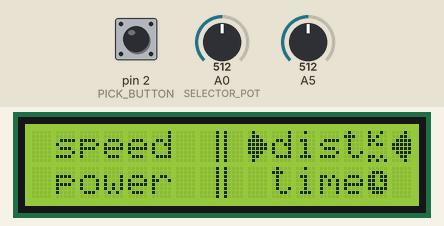
This sketch was run on a simulated Arduino Uno, built with avr-gcc and run on an emulated ATmega328P. Shown: 16×2 character LCD. The test bench sets the inputs (shaded band); at power-on: A0 (SELECTOR_POT) = 512, pin 2 (PICK_BUTTON) HIGH, A5 = 512.

Above: at 1.2 s.
1.3 s: A0 (SELECTOR_POT) set to 499
At 2.4 s:
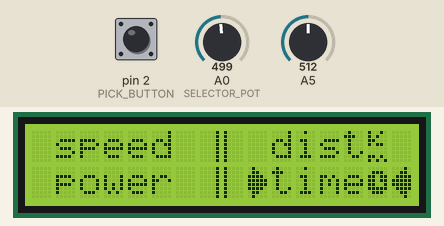
2.8 s: pin 2 (PICK_BUTTON) pulled LOW for 0.15 s
At 4.0 s:
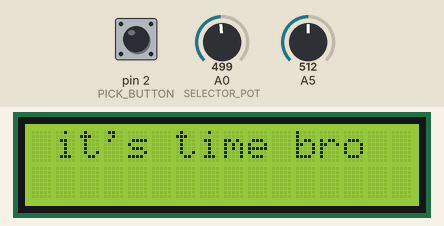
4.4 s: A0 (SELECTOR_POT) set to 122
At 4.8 s:
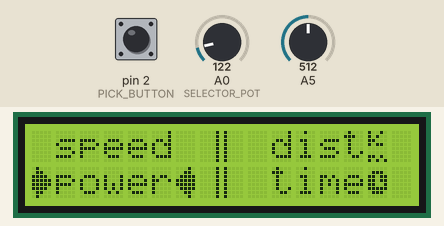
5.9 s: pin 2 (PICK_BUTTON) pulled LOW for 1 s
At 6.2 s:
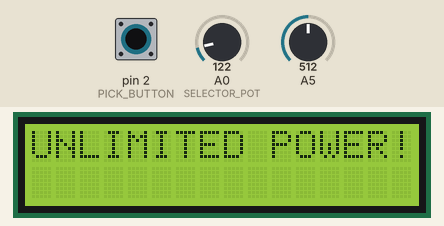
8.4 s: A0 (SELECTOR_POT) set to 900
At 9.1 s:
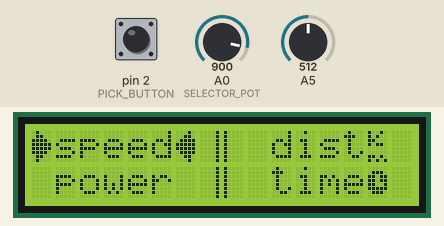
9.9 s: pin 2 (PICK_BUTTON) pulled LOW for 0.15 s
At 10.4 s:
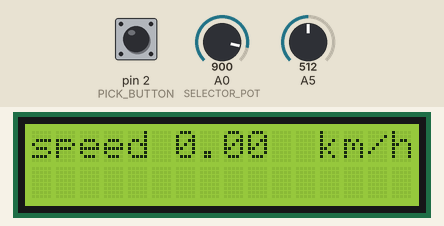
Timing chart, 0 to 12.5 s (numbered marks = the images above; inputs shaded):
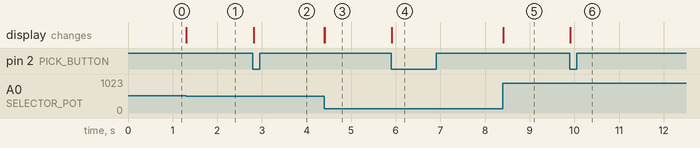

The sketch:

bike-calc.ino
```cpp
#include <LiquidCrystal.h>
#include "printing.h"
#include "print_stats.h"

#define PICK_BUTTON 2
#define SELECTOR_TRESHOLD 10
#define SELECTOR_POT A0

static const int rs = 7, en = 8, d4 = 9, d5 = 10, d6 = 11, d7 = 12;
extern LiquidCrystal e_lcd(rs, en, d4, d5, d6, d7);

const int g_nMaxAnalogVal = 1023;

int current_selection, previous_selection;
//distance
double g_fTripDistance;
double g_fTotalDistance;
double g_fAverageTripDistance;

//velocity
double g_fVelocity;
double g_fCurrentAverageVelocity;
double g_fAverageTripVelocity;

//time
double g_fTimeElapsed;
double g_fTotalTime;
double g_fAverageTripTime;

//power
double g_fPower;
double g_fTotalPower;
double g_fAverageTripPower;

void setup()
{
  Serial.begin(9600);
  pinMode(PICK_BUTTON, INPUT_PULLUP);

  //builds custom characters to be displayed
  const byte inner_pipe_right[8]  = { 0b00001, 0b00001, 0b00001, 0b00001, 0b00001, 0b00001, 0b00001, 0b00001 };
  const byte inner_pipe_left[8]   = { 0b10000, 0b10000, 0b10000, 0b10000, 0b10000, 0b10000, 0b10000, 0b10000 };
  const byte left_arrow[8]        = { 0b00010, 0b00110, 0b01111, 0b11111, 0b11111, 0b01111, 0b00110, 0b00010 };
  const byte right_arrow[8]       = { 0b01000, 0b01100, 0b11110, 0b11111, 0b11111, 0b11110, 0b01100, 0b01000 };
  const byte kms[8]               = { 0b10010, 0b10100, 0b11000, 0b10110, 0b00000, 0b00000, 0b11010, 0b10101 };
  const byte clock[8]             = { 0b00000, 0b01110, 0b11011, 0b11011, 0b11001, 0b11111, 0b01110, 0b00000 };

  e_lcd.createChar(0, inner_pipe_left);
  e_lcd.createChar(1, inner_pipe_right);
  e_lcd.createChar(2, left_arrow);
  e_lcd.createChar(3, right_arrow);
  e_lcd.createChar(4, kms);
  e_lcd.createChar(5, clock);

  e_lcd.begin(16, 2);

  //initialisations:
  g_fTripDistance = 0;
  g_fTotalDistance = 0;
  g_fAverageTripDistance = 0;
}

//timer
//math
//stop time, do math
//start timer
#define WHEEL_PERIMETER 1//76.2 //wheel size
#define DESIRED_MAGNET_DETECTIONS 4

void do_the_math();
void speed_menu();
void dist_menu();
void time_menu();
void power_menu();
void print_the_menu();

void loop()
{
  current_selection = analogRead(SELECTOR_POT);
  print_the_menu();
  previous_selection = current_selection;
}

int g_nMagnetDetections = 0;
unsigned long g_unStartTimer, g_unLapTimer;
bool g_bMagnetSensorTrigger = false;

void debugPrintVar(int p_nVar){
  e_lcd.clear();
  e_lcd.print(p_nVar);
  delay(1000);
}

//returns true if any actual math has been done
void do_the_math()
{
  int nSensorRead = analogRead(A5);

  if(g_nMagnetDetections == 0){
    g_unStartTimer = micros();
  }

  if(nSensorRead <= 520){
    g_bMagnetSensorTrigger = false;
  }

  if(nSensorRead > 520 && !g_bMagnetSensorTrigger){
    g_nMagnetDetections ++;
    g_fTripDistance += WHEEL_PERIMETER;
    g_bMagnetSensorTrigger = true;
  }

  //after a number of full wheel rotations counted by nMagnetDetections, the speed is calculated
  if(g_nMagnetDetections == DESIRED_MAGNET_DETECTIONS){
    g_unLapTimer = micros();

    g_fVelocity = (DESIRED_MAGNET_DETECTIONS * WHEEL_PERIMETER)/(g_unLapTimer - g_unStartTimer);

    g_nMagnetDetections = 0;
  }
}

void print_sub_menu(void (*print_main_value)(double), void (*print_stats)(double, double),
              double &main_value, double &first_stat, double &second_stat )
{
  clear_screen();

  int times_pressed = 0;
  int current_btn_read = digitalRead(PICK_BUTTON);
  int previous_btn_read = current_btn_read;

  while(   previous_selection < current_selection + SELECTOR_TRESHOLD
        && previous_selection > current_selection - SELECTOR_TRESHOLD
       )
  {
    do_the_math();
    current_btn_read = digitalRead(PICK_BUTTON);

    if(previous_btn_read != current_btn_read){
      times_pressed += 1;
      previous_btn_read = current_btn_read;
      if(times_pressed % 2 == 0)
        clear_screen();
    }

    if(times_pressed % 4 >= 2){
      (*print_stats)(first_stat, second_stat);
    }
    else
      (*print_main_value)(main_value);

    if(times_pressed == 8)
      times_pressed = 0;

    current_selection = analogRead(SELECTOR_POT);
  }
}

void time_menu()
{
  clear_screen();
  while(previous_selection < current_selection + SELECTOR_TRESHOLD && previous_selection > current_selection - SELECTOR_TRESHOLD)
  {
    e_lcd.setCursor(0, 0);
    e_lcd.print(" it's time bro ");
    current_selection = analogRead(SELECTOR_POT);
  }
}

void power_menu()
{
  clear_screen();
  while(previous_selection < current_selection + SELECTOR_TRESHOLD && previous_selection > current_selection - SELECTOR_TRESHOLD)
  {
    e_lcd.setCursor(0, 0);
    e_lcd.print("UNLIMITED POWER!");
    current_selection = analogRead(SELECTOR_POT);
  }
}

void print_the_menu()
{
  do_the_math();
  print_bars();
  print_word_speed();
  print_word_dist();
  print_word_power();
  print_word_time();

  //speed
  if(current_selection >= g_nMaxAnalogVal / 4 * 3){
    print_speed_arrows();
    if(digitalRead(PICK_BUTTON) == 0){
      // speed_menu();
      print_sub_menu((void (*)(double))(&print_the_speed), (void (*)(double, double))(&print_speed_stats),
                      g_fVelocity, g_fCurrentAverageVelocity, g_fAverageTripVelocity);
    }
  }
  else
    delete_speed_arrows();

  //distance
  if(current_selection < g_nMaxAnalogVal / 4 * 3 && current_selection >= g_nMaxAnalogVal / 2){
    print_distance_arrows();
    if(digitalRead(PICK_BUTTON) == 0){
      print_sub_menu((void (*)(double))(&print_the_dist), (void (*)(double, double))(&print_dist_stats),
                      g_fTripDistance, g_fTotalDistance, g_fAverageTripDistance);
    }
  }
  else
    delete_distance_arrows();

  //time
  if(current_selection < g_nMaxAnalogVal / 2 && current_selection >= g_nMaxAnalogVal / 4){
    print_time_arrows();
    if(digitalRead(PICK_BUTTON) == 0){
      time_menu();
    }
  }
  else
    delete_time_arrows();

  //power
  if(current_selection < g_nMaxAnalogVal / 4){
    print_power_arrows();
    if(digitalRead(PICK_BUTTON) == 0){
      power_menu();
    }
  }
  else
    delete_power_arrows();
}
```

print_stats.cpp
```cpp
#include <LiquidCrystal.h>
#include "print_stats.h"

extern LiquidCrystal e_lcd;

void print_the_speed(double velocity)
{
  e_lcd.setCursor(0, 0);
  e_lcd.print("speed");
  e_lcd.setCursor(12, 0);
  e_lcd.print("km/h");

  e_lcd.setCursor(6, 0);
  e_lcd.print(velocity);

}

void print_speed_stats(double current_average_velocity, double average_trip_velocity)
{
  e_lcd.setCursor(0, 0);
  e_lcd.print("avg");
  e_lcd.setCursor(12, 0);
  e_lcd.print("km/h");
  e_lcd.setCursor(6, 0);
  e_lcd.print(current_average_velocity);

  e_lcd.setCursor(0, 1);
  e_lcd.print("t-avg");
  e_lcd.setCursor(12, 1);
  e_lcd.print("km/h");
  e_lcd.setCursor(6, 1);
  e_lcd.print(average_trip_velocity);
}

//trip distance
void print_the_dist(double trip_distance)
{
  e_lcd.setCursor(0, 0);
  e_lcd.print("trip");
  e_lcd.setCursor(14, 0);
  e_lcd.print("km");

  e_lcd.setCursor(6, 0);
  e_lcd.print(trip_distance);
}

//total distance, total average distance
void print_dist_stats(double total_distance, double average_trip_distance)
{
  e_lcd.setCursor(0, 0);
  e_lcd.print("t-avg");
  e_lcd.setCursor(14, 0);
  e_lcd.print("km");

  e_lcd.setCursor(6, 0);
  e_lcd.print(total_distance);

  e_lcd.setCursor(0, 1);
  e_lcd.print("total");
  e_lcd.setCursor(14, 1);
  e_lcd.print("km");

  e_lcd.setCursor(6, 1);
  e_lcd.print(average_trip_distance);
}

void print_the_time(double time_elapsed)
{
  e_lcd.setCursor(0, 0);
  e_lcd.print("time");
  e_lcd.setCursor(13, 0);
  e_lcd.print("min");

  e_lcd.setCursor(6, 0);
  e_lcd.print(time_elapsed);
}

//total distance, total average distance
void print_time_stats(double total_time, double average_trip_time)
{
  e_lcd.setCursor(0, 0);
  e_lcd.print("t-avg");
  e_lcd.setCursor(13, 0);
  e_lcd.print("h");

  e_lcd.setCursor(6, 0);
  e_lcd.print(average_trip_time);

  e_lcd.setCursor(0, 1);
  e_lcd.print("total");
  e_lcd.setCursor(13, 1);
  e_lcd.print("min");

  e_lcd.setCursor(6, 1);
  e_lcd.print(total_time);
}
```

print_stats.h
```cpp
#ifndef PRINT_STATS_H
#define PRINT_STATS_H

#include <Arduino.h>

void print_the_speed(double velocity);
void print_speed_stats(double current_average_velocity, double average_trip_velocity);

void print_the_dist(double trip_distance);
void print_dist_stats(double total_distance, double average_trip_distance);

void print_the_time(double time_elapsed);
void print_time_stats(double total_time, double average_trip_time);

#endif
```

printing.cpp
```cpp
#include <LiquidCrystal.h>
#include "printing.h"

#define INNER_PIPE_LEFT 0
#define INNER_PIPE_RIGHT 1
#define LEFT_ARROW 2
#define RIGHT_ARROW 3
#define KMS 4
#define CLOCK 5

extern LiquidCrystal e_lcd;

void print_bars(){
  e_lcd.setCursor(7, 0);
  e_lcd.write(byte(INNER_PIPE_RIGHT));
  e_lcd.write(byte(INNER_PIPE_LEFT));

  e_lcd.setCursor(7, 1);
  e_lcd.write(byte(INNER_PIPE_RIGHT));
  e_lcd.write(byte(INNER_PIPE_LEFT));
}

void print_speed_arrows(){
  e_lcd.setCursor(0, 0);
  e_lcd.write(byte(RIGHT_ARROW));

  e_lcd.setCursor(6, 0);
  e_lcd.write(byte(LEFT_ARROW));
}

void delete_speed_arrows(){
  e_lcd.setCursor(0, 0);
  e_lcd.write(' ');

  e_lcd.setCursor(6, 0);
  e_lcd.write(' ');
}

void print_distance_arrows(){
  e_lcd.setCursor(9, 0);
  e_lcd.write(byte(RIGHT_ARROW));

  e_lcd.setCursor(15, 0);
  e_lcd.write(byte(LEFT_ARROW));
}

void delete_distance_arrows(){
  e_lcd.setCursor(9, 0);
  e_lcd.write(' ');

  e_lcd.setCursor(15, 0);
  e_lcd.write(' ');
}

void print_power_arrows(){
  e_lcd.setCursor(0, 1);
  e_lcd.write(byte(RIGHT_ARROW));

  e_lcd.setCursor(6, 1);
  e_lcd.write(byte(LEFT_ARROW));
}

void delete_power_arrows(){
  e_lcd.setCursor(0, 1);
  e_lcd.write(' ');

  e_lcd.setCursor(6, 1);
  e_lcd.write(' ');
}

void print_time_arrows(){
  e_lcd.setCursor(9, 1);
  e_lcd.write(byte(RIGHT_ARROW));

  e_lcd.setCursor(15, 1);
  e_lcd.write(byte(LEFT_ARROW));
}

void delete_time_arrows(){
  e_lcd.setCursor(9, 1);
  e_lcd.write(' ');

  e_lcd.setCursor(15, 1);
  e_lcd.write(' ');
}

void print_word_speed(){
  e_lcd.setCursor(1, 0);
  e_lcd.print("speed");
}

void print_word_dist(){
  e_lcd.setCursor(10, 0);
  e_lcd.print("dist");
  e_lcd.write(byte(KMS));
}

void print_word_power(){
  e_lcd.setCursor(1, 1);
  e_lcd.print("power");
}

void print_word_time(){
  e_lcd.setCursor(10, 1);
  e_lcd.print("time");
  e_lcd.write(byte(CLOCK));
}

void clear_screen(){
  e_lcd.setCursor(0, 0);
  e_lcd.print("                ");
  e_lcd.setCursor(0, 1);
  e_lcd.print("                ");
}
```

printing.h
```cpp
#ifndef PRINTING_H
#define PRINTING_H

#include <Arduino.h>

void print_bars();
void print_speed_arrows();
void delete_speed_arrows();
void print_distance_arrows();
void delete_distance_arrows();
void print_power_arrows();
void delete_power_arrows();
void print_time_arrows();
void delete_time_arrows();

void print_word_speed();
void print_word_dist();
void print_word_power();
void print_word_time();
void clear_screen();

#endif
```

Measured:
- the behaviour switches between 511 and 510 on A0 (SELECTOR_POT) (found by bisection; images 0 and 1)
- after the input at 1.3 s, the display: changes at once (image 1)
- after the input at 2.8 s, the display: changes at once (image 2)
- after the input at 4.4 s, the display: first changes at once (image 3 shows a later state)
- after the input at 5.9 s, the display: changes at once (image 4)
- after the input at 8.4 s, the display: changes at once (image 5)
- after the input at 9.9 s, the display: changes at once (image 6)
